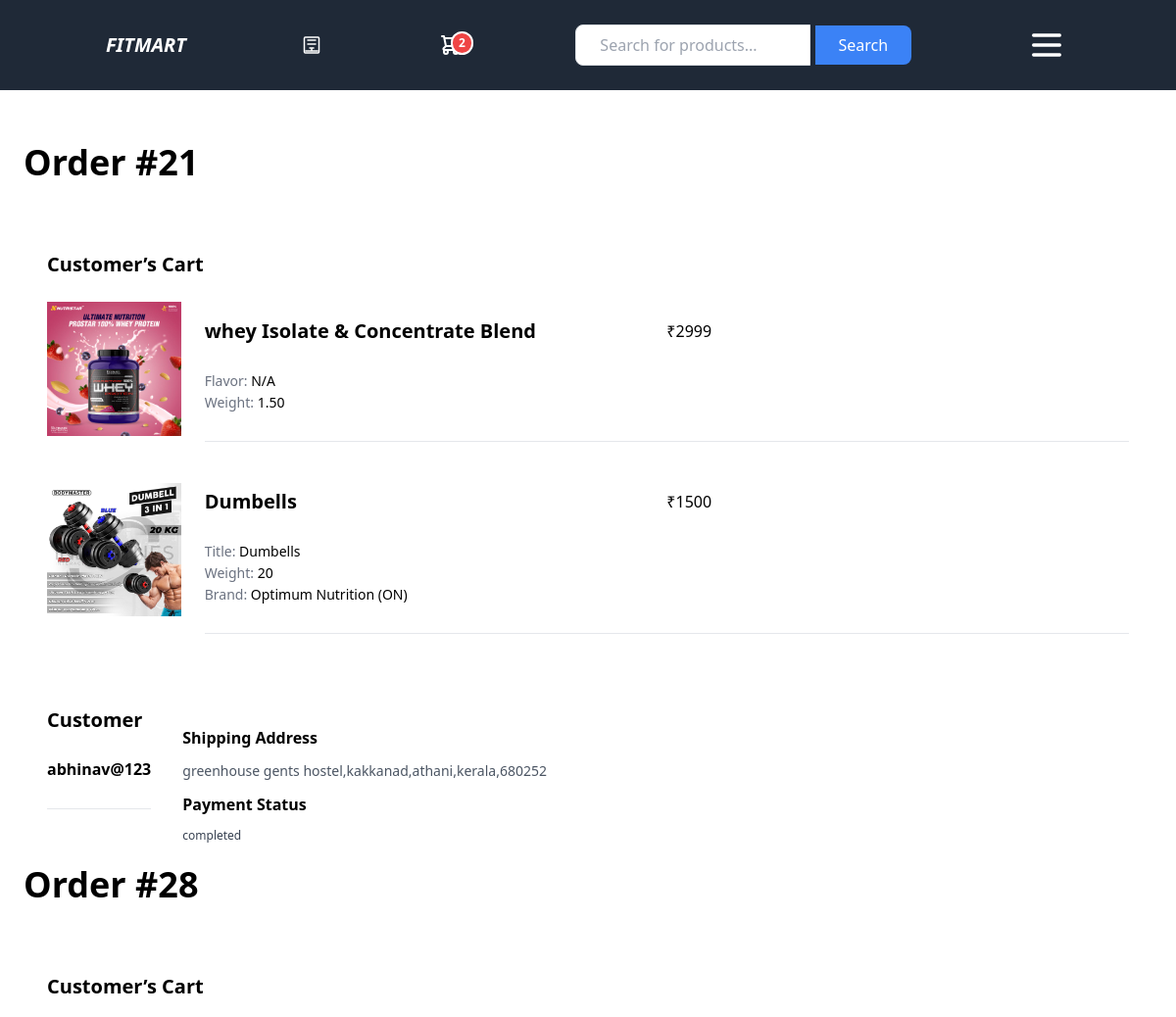
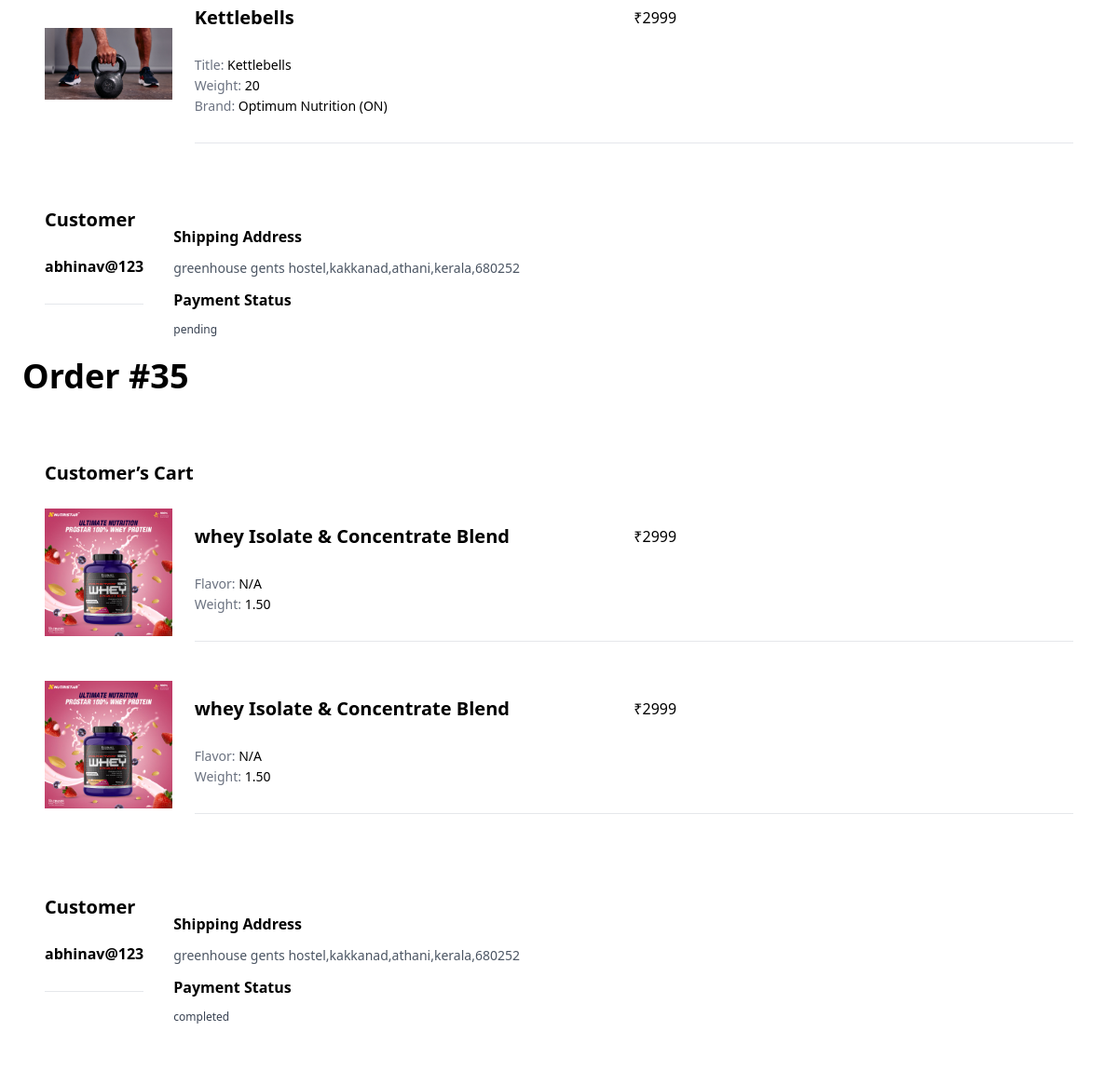
Page /list/orders/ (signed in) on the earlier database version (2 pictures, top to bottom).
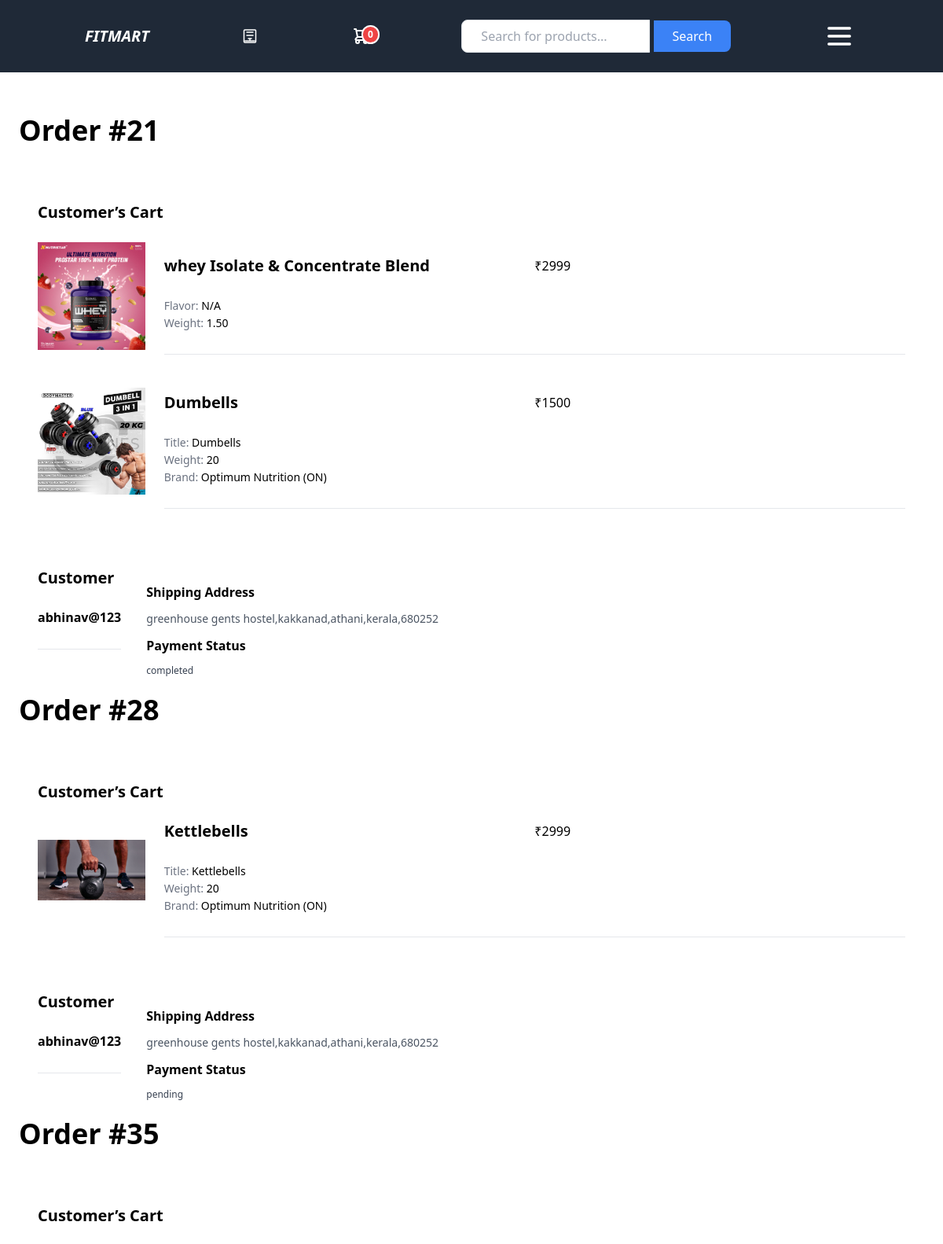
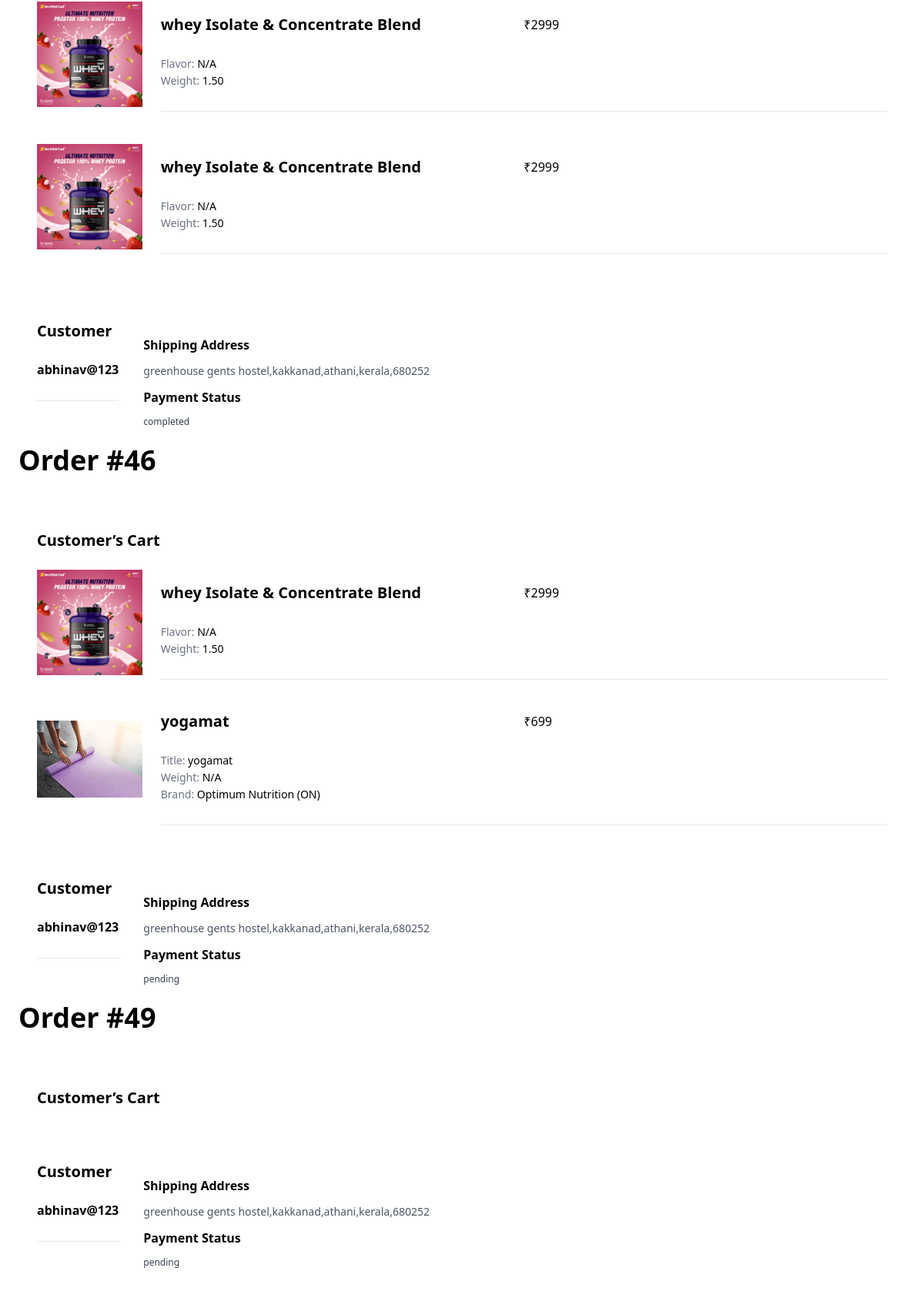
Same page on the later database version (2 pictures, top to bottom).
### store/models.py (models this page shows, shortened)
class BaseModel(models.Model):
    created_date=models.DateTimeField(auto_now_add=True)
    updated_date=models.DateTimeField(auto_now=True)
    is_active=models.BooleanField(default=True)

class Orders(BaseModel):
    customer=models.ForeignKey(CustomUser,on_delete=models.CASCADE,related_name="orders")
    address=models.TextField()
    phone=models.CharField(max_length=20)
    PAYMENT_OPTIONS={
        ('COD','COD'),
        ('ONLINE','ONLINE'),
    }
    payment=models.CharField(max_length=100,choices=PAYMENT_OPTIONS,default='ONLINE')
    rzr_order_id=models.CharField(max_length=100,null=True)
    is_paid=models.BooleanField(default=False)

class BaseModel(models.Model):
    created_date=models.DateTimeField(auto_now_add=True)
    updated_date=models.DateTimeField(auto_now=True)
    is_active=models.BooleanField(default=True)

class Order_item(BaseModel):
    order_obj=models.ForeignKey(Orders,on_delete=models.CASCADE,related_name='order_items')
    suppliment_obj=models.ForeignKey(Suppliment,on_delete=models.CASCADE,null=True,blank=True)
    equipment_obj=models.ForeignKey(Equipments,on_delete=models.CASCADE,null=True,blank=True)
    price=models.PositiveIntegerField()

class Suppliment(BaseModel):
    title=models.CharField(max_length=200)
    description=models.TextField()
    price=models.PositiveIntegerField(help_text="price in INR")
    price_without_offer=models.PositiveIntegerField(null=True,blank=True)
    stock=models.PositiveIntegerField(default=0)
    picture=models.ImageField(upload_to='Suppliment_picture',null=True,blank=True)
    brand_obj=models.ForeignKey(Brand,on_delete=models.CASCADE)
    Suppliment_Category_obj=models.ForeignKey(Suppliment_Category,on_delete=models.CASCADE,related_name='suppliment_category')
    weight=models.DecimalField(max_digits=5, decimal_places=2,help_text="weight in (kg)")
    flavour_obj=models.ManyToManyField(Flavour)
    tag_obj=models.ManyToManyField(tags)

class Equipments(BaseModel):
    title=models.CharField(max_length=200)
    description=models.TextField()
    price=models.PositiveIntegerField(help_text="Price in INR")
    price_without_offer=models.PositiveIntegerField(null=True,blank=True)
    stock=models.PositiveIntegerField(default=0)
    weight=models.DecimalField(max_digits=5, decimal_places=0,help_text="weight in (kg)",null=True,blank=True)
    picture=models.ImageField(upload_to='Equipment_picture',null=True,blank=True)
    brand_obj=models.ForeignKey(Brand,on_delete=models.CASCADE)
    equipment_category_obj=models.ForeignKey(Equipment_category,on_delete=models.CASCADE,related_name='equipment_category')
    Tag_obj=models.ManyToManyField(tags)

class Brand(BaseModel):
    name=models.CharField(max_length=200)
    def __str__(self):
        return self.name

class CustomUser(AbstractUser):
    is_verified = models.BooleanField(default=False)
    otp = models.CharField(max_length=10,null=True,blank=True)

### store/views.py (the view)
# urls.py: path('list/orders/',views.orders_List_view.as_view(),name='list-orders'),
class orders_List_view(View):
    template_name='orders_list.html'
    def get(self,request,*args,**kwargs):
        qs=request.user.orders.all()
        return render(request,self.template_name,{'orders':qs})

### store/context_processors.py (called while the page is built)
def cart_item_count(request):
    if request.user.is_authenticated:
        basket = request.user.basket
        cart_item_count = basket.basket_item.filter(is_order_placed=False).count()
    else:
        cart_item_count = 0
    return {'cart_item_count': cart_item_count}

### store/templates/orders_list.html (shortened to what this page needs)
{% extends 'base.html' %}
{% block main_block %}
<div class="py-14 px-4 md:px-6 2xl:px-20 2xl:container 2xl:mx-auto bg-white">
    {% for o in orders %}
    <div class="flex justify-start item-start space-y-2 flex-col">
        <h1 class="text-3xl text-black lg:text-4xl font-semibold leading-7 lg:leading-9">Order #{{ o.id }}</h1>
    </div>
    <div
        class="mt-10 flex flex-col xl:flex-row justify-center items-stretch w-full xl:space-x-8 space-y-4 md:space-y-6 xl:space-y-0">
        <div class="flex flex-col justify-start items-start w-full space-y-4 md:space-y-6 xl:space-y-8">
            <div class="flex flex-col justify-start items-start bg-white px-4 py-4 md:py-6 md:p-6 xl:p-8 w-full">
                <p class="text-lg md:text-xl text-black font-semibold leading-6 xl:leading-5">Customer’s Cart</p>
                {% for oi in o.order_items.all %}
                <div
                    class="mt-4 md:mt-6 flex flex-col md:flex-row justify-start items-start md:items-center md:space-x-6 xl:space-x-8 w-full">
                    <div class="pb-4 md:pb-8 w-full md:w-40">
                        {% if oi.equipment_obj %}
                        <img class="w-full hidden md:block" src="{{ oi.equipment_obj.picture.url }}"
                            alt="{{ oi.equipment_obj.title }}" />
                        {% elif oi.suppliment_obj %}
                        <img class="w-full hidden md:block" src="{{ oi.suppliment_obj.picture.url }}"
                            alt="{{ oi.suppliment_obj.title }}" />
                        {% else %}
                        <img class="w-full hidden md:block" src="/static/images/placeholder.png"
                            alt="No image available" />
                        {% endif %}
                    </div>
                    <div
                        class="border-b border-gray-200 md:flex-row flex-col flex justify-between items-start w-full pb-8 space-y-4 md:space-y-0">
                        <div class="w-full flex flex-col justify-start items-start space-y-8">
                            {% if oi.equipment_obj %}
                            <h3 class="text-xl text-black xl:text-2xl font-semibold leading-6">{{oi.equipment_obj.title}}</h3>
                            <div class="flex justify-start items-start flex-col space-y-2">
                                <p class="text-sm text-black leading-none"><span class="text-gray-500">Title: </span>{{oi.equipment_obj.title|default:"N/A" }}</p>
                                <p class="text-sm text-black leading-none"><span class="text-gray-500">Weight: </span>{{oi.equipment_obj.weight|default:"N/A" }}</p>
                                <p class="text-sm text-black leading-none"><span class="text-gray-500">Brand: </span>{{oi.equipment_obj.brand_obj|default:"N/A" }}</p>
                            </div>
                            {% elif oi.suppliment_obj %}
                            <h3 class="text-xl text-black xl:text-2xl font-semibold leading-6">{{oi.suppliment_obj.title }}</h3>
                            <div class="flex justify-start items-start flex-col space-y-2">
                                <p class="text-sm text-black leading-none"><span class="text-gray-500">Flavor: </span>{{oi.suppliment_obj.flavor|default:"N/A" }}</p>
                                <p class="text-sm text-black leading-none"><span class="text-gray-500">Weight: </span>{{oi.suppliment_obj.weight|default:"N/A" }}</p>
                            </div>
                            {% endif %}
                        </div>
                        <div class="flex justify-between space-x-8 items-start w-full">
                            <p class="text-base text-black xl:text-lg leading-6">₹{{ oi.price }}</p>
                        </div>
                    </div>
                </div>
                {% endfor %}
            </div>
        </div>
        <div
            class="bg-white w-full xl:w-96 flex justify-between items-center md:items-start px-4 py-6 md:p-6 xl:p-8 flex-col">
            <h3 class="text-xl text-black font-semibold leading-5">Customer</h3>
            <div
                class="flex flex-col md:flex-row xl:flex-col justify-start items-stretch h-full w-full md:space-x-6 lg:space-x-8 xl:space-x-0">
                <div class="flex flex-col justify-start items-start flex-shrink-0">
                    <div
                        class="flex justify-center w-full md:justify-start items-center space-x-4 py-8 border-b border-gray-200">
                        <div class="flex justify-start items-start flex-col space-y-2">
                            <p class="text-base text-black font-semibold leading-4 text-left">{{request.user}}</p>
                        </div>
                    </div>
                </div>
                <div class="flex justify-between xl:h-full items-stretch w-full flex-col mt-6 md:mt-0">
                    <div
                        class="flex justify-center md:justify-start xl:flex-col flex-col md:space-x-6 lg:space-x-8 xl:space-x-0 space-y-4 xl:space-y-12 md:space-y-0 md:flex-row items-center md:items-start">
                        <div
                            class="flex justify-center md:justify-start items-center md:items-start flex-col space-y-4 xl:mt-8">
                            <p class="text-base text-black font-semibold leading-4 text-center md:text-left">Shipping
                                Address</p>
                            <p class="w-48 lg:w-full text-gray-600 xl:w-48 text-center md:text-left text-sm leading-5">
                                {{ o.address }}</p>
                            <p class="text-base text-black font-semibold leading-4 text-center md:text-left">Payment Status</p>
                            <p class="mt-3 text-xs font-medium text-gray-700">
                                {%if o.is_paid%}
                                      completed
                                {%else%}
                                  pending
                                {%endif%}
                              </p>
                        </div>
                    </div>
                </div>
            </div>
        </div>
    </div>
    {% endfor %}
</div>
{% endblock %}

### store/templates/base.html (shortened to what this page needs)
<!DOCTYPE html>
<html lang="en">
<head>
    <script src="https://cdn.tailwindcss.com"></script>
    <link href="https://unpkg.com/aos@2.3.1/dist/aos.css" rel="stylesheet">
    <link href="https://cdn.jsdelivr.net/npm/bootstrap@5.3.3/dist/css/bootstrap.min.css" rel="stylesheet"
>
</head>
<body>
    <div class="bg-gray-100 relative overflow-hidden">
        <div class="flex bg-gray-200">
            <div class="flex-1 flex flex-col overflow-hidden">
                <div class="bg-gray-800 text-white shadow">
                    <div class="container mx-auto">
                        <div class="flex justify-between items-center py-4 px-2">
                            <h1 class="text-xl font-semibold" style="font-style: italic;">FITMART</h1>
                            <a href="{% url 'bmi' %}">
                                <button class="py-2 relative border-2 border-transparent text-white rounded-full hover:text-gray-300 focus:outline-none focus:text-gray-500 transition duration-150 ease-in-out" aria-label="Cart">
                                    <svg xmlns="http://www.w3.org/2000/svg" fill="none" viewBox="0 0 24 24" stroke-width="1.5" stroke="currentColor" class="w-6 h-6">
                                        <path stroke-linecap="round" stroke-linejoin="round" d="M5.5 4h13a1 1 0 011 1v14a1 1 0 01-1 1h-13a1 1 0 01-1-1V5a1 1 0 011-1zM8 7h8M8 11h8M10 15h4M12 18v-3m-6 3h12" />
                                      </svg>
                                  </button>
                                </a>
                            <a href="{% url 'cart-list' %}">
                            <button class="py-2 relative border-2 border-transparent text-white rounded-full hover:text-gray-300 focus:outline-none focus:text-gray-500 transition duration-150 ease-in-out" aria-label="Cart">
                                <span class="absolute inset-0 object-right-top -mr-6">
                                  <div class="inline-flex items-center px-1.5 py-0.5 border-2 border-white rounded-full text-xs font-semibold leading-4 bg-red-500 text-white">
                                        {% if cart_item_count > 0 %}
                                            <span class="cart-item-count">{{ cart_item_count }}</span>
                                        {% else %}
                                            <span class="cart-item-count">0</span>
                                        {% endif %}
                                  </div>
                                </span>
                              </button>
                            </a>
                            <div class="flex justify-center">
                                <div class="relative">
                                    <form action="">
                                        <input type="text" name="search-text"
                                            class="w-60 text-black px-4 py-2 border border-gray-300 rounded-l-lg focus:outline-none focus:ring-2 focus:ring-blue-500"
                                            placeholder="Search for products...">
                                        <button class="px-4 py-2 bg-blue-500 text-white rounded-r-lg hover:bg-blue-600">
                                            Search
                                        </button>
                                    </form>
                                </div>
                            </div>
                            <button class="text-gray-500 hover:text-gray-600" id="open-sidebar">
                                <svg class="w-12 h-10 text-white" fill="none" stroke="currentColor" viewBox="0 0 24 24"
                                    xmlns="http://www.w3.org/2000/svg">
                                    <path stroke-linecap="round" stroke-linejoin="round" stroke-width="2"
                                        d="M4 6h16M4 12h16M4 18h16"></path>
                                </svg>
                            </button>
                        </div>
                    </div>
                </div>
            </div>
        </div>
    </div>
    {%block main_block%}
    {%endblock%}
</body>
</html>

Differences in the rows shown:
added Orders: id "46", {{ request.user }} "abhinav@123", address "greenhouse gents hostel,kakkanad,athani,kerala,680252", is_paid "pending"
added Order_item: suppliment_obj.picture (picture), suppliment_obj "whey Isolate & Concentrate Blend", suppliment_obj.flavor "N/A", suppliment_obj.weight "1.50", price "2999", shown under "46"
added Order_item: equipment_obj.picture (picture), equipment_obj "yogamat", equipment_obj.weight "N/A", equipment_obj.brand_obj "Optimum Nutrition (ON)", price "699", shown under "46"
added Orders: id "49", {{ request.user }} "abhinav@123", address "greenhouse gents hostel,kakkanad,athani,kerala,680252", is_paid "pending"
Other differences:
{{ cart_item_count }}: "2" → (not shown)
text now shown: "0"
